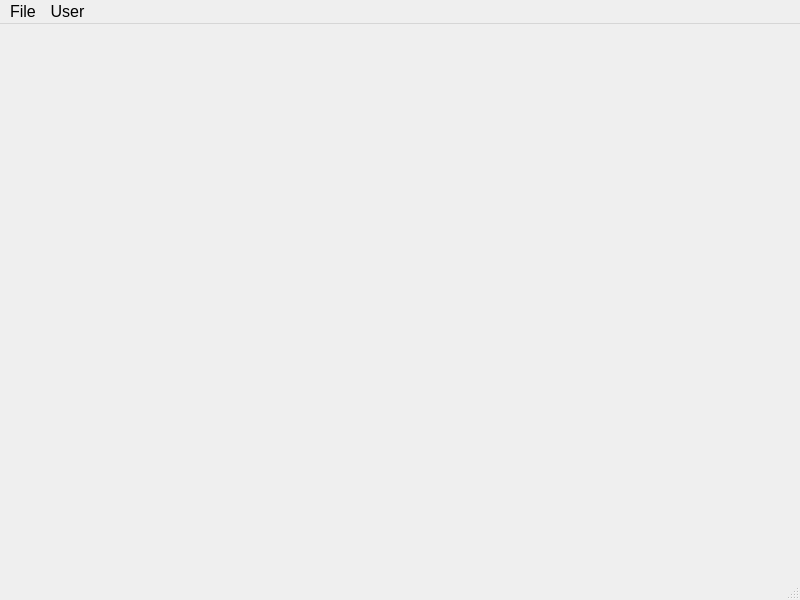
<?xml version="1.0" encoding="UTF-8"?>
<ui version="4.0">
 <class>mw_main</class>
 <widget class="QMainWindow" name="mw_main">
  <property name="geometry">
   <rect>
    <x>0</x>
    <y>0</y>
    <width>800</width>
    <height>600</height>
   </rect>
  </property>
  <property name="font">
   <font>
    <pointsize>12</pointsize>
   </font>
  </property>
  <property name="windowTitle">
   <string>Mon super application</string>
  </property>
  <property name="windowIcon">
   <iconset resource="../../icons/Icons.qrc">
    <normaloff>:/main/favicon.ico</normaloff>:/main/favicon.ico</iconset>
  </property>
  <widget class="QWidget" name="centralwidget"/>
  <widget class="QMenuBar" name="menubar">
   <property name="geometry">
    <rect>
     <x>0</x>
     <y>0</y>
     <width>800</width>
     <height>34</height>
    </rect>
   </property>
   <widget class="QMenu" name="menuFile">
    <property name="title">
     <string>File</string>
    </property>
    <addaction name="action_quit"/>
   </widget>
   <widget class="QMenu" name="menuUser">
    <property name="title">
     <string>User</string>
    </property>
    <addaction name="action_ajouter_person"/>
   </widget>
   <addaction name="menuFile"/>
   <addaction name="menuUser"/>
  </widget>
  <widget class="QStatusBar" name="statusbar"/>
  <action name="action_quit">
   <property name="icon">
    <iconset resource="../../icons/Icons.qrc">
     <normaloff>:/buttons/quit.png</normaloff>:/buttons/quit.png</iconset>
   </property>
   <property name="text">
    <string>Quit</string>
   </property>
   <property name="font">
    <font>
     <pointsize>12</pointsize>
    </font>
   </property>
  </action>
  <action name="action_ajouter_person">
   <property name="text">
    <string>Ajouter User</string>
   </property>
   <property name="font">
    <font>
     <pointsize>12</pointsize>
    </font>
   </property>
  </action>
 </widget>
 <resources>
  <include location="../../icons/Icons.qrc"/>
 </resources>
 <connections/>
</ui>
